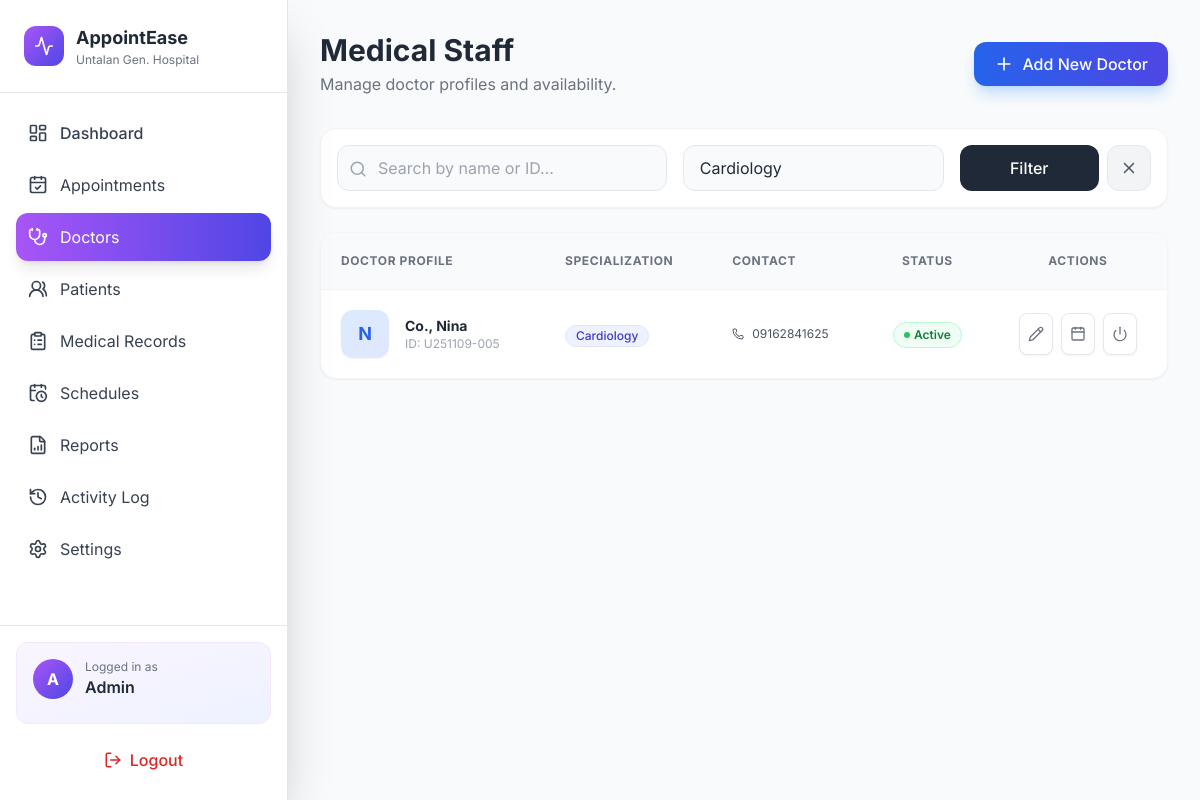
Page /doctors_info_report.php?specialization=Cardiology (signed in) on the committed database.
### tables this page shows
CREATE TABLE `tbluser` (
  `id` int(11) NOT NULL,
  `user_id` varchar(30) NOT NULL,
  `user_name` varchar(30) NOT NULL,
  `password` varchar(255) NOT NULL,
  `user_type` varchar(10) NOT NULL,
  `status` int(11) NOT NULL
);

CREATE TABLE `tblinfo` (
  `id` int(11) NOT NULL,
  `user_id` varchar(30) NOT NULL,
  `last_name` varchar(40) NOT NULL,
  `first_name` varchar(50) NOT NULL,
  `email` varchar(100) DEFAULT NULL,
  `middle_name` varchar(40) NOT NULL,
  `specialization` varchar(30) NOT NULL,
  `bdate` date NOT NULL,
  `gender` varchar(10) NOT NULL,
  `address` varchar(200) NOT NULL,
  `contact` varchar(20) NOT NULL,
  `image` varchar(50) NOT NULL
);

### doctors_info_report.php (the view, shortened to what this page needs)
<?php
require_once 'db.php';
$search = $_GET['search'] ?? '';
$specialization_filter = $_GET['specialization'] ?? '';
try {
    $stmtSpec = $pdo->query("SELECT DISTINCT specialization FROM tblinfo WHERE specialization != '' ORDER BY specialization");
    $specializations = $stmtSpec->fetchAll(PDO::FETCH_COLUMN);
} catch (Exception $e) {
    $specializations = [];
}
try {
    $sql = "SELECT u.user_id, u.status AS account_status,
                   i.first_name, i.last_name, i.specialization, i.contact, i.image
            FROM tbluser u
            LEFT JOIN tblinfo i ON i.user_id = u.user_id
            WHERE u.user_type = 'doctor'";
    $params = [];
    if (!empty($specialization_filter)) {
        $sql .= " AND i.specialization = ?";
        $params[] = $specialization_filter;
    }
    $sql .= " ORDER BY i.last_name, i.first_name";
    $stmt = $pdo->prepare($sql);
    $stmt->execute($params);
    $doctors = $stmt->fetchAll(PDO::FETCH_ASSOC);
} catch (Exception $e) {
    die("Database Error: " . $e->getMessage());
}
?>
<!doctype html>
<html lang="en">
<head>
  <script src="https://cdn.tailwindcss.com"></script>
</head>
<body class="bg-gray-50 text-gray-800">
  <div class="flex h-screen overflow-hidden">
    <?php include 'includes/admin_sidebar.php'; ?>
    <main class="flex-1 overflow-auto">
      <div class="p-8">
        <div class="flex flex-col md:flex-row justify-between items-start md:items-center mb-8 gap-4">
            <div>
                <h1 class="text-3xl font-bold text-gray-800">Medical Staff</h1>
                <p class="text-gray-500 mt-1">Manage doctor profiles and availability.</p>
            </div>
            <a href="add_doctor.php" class="bg-gradient-to-r from-blue-600 to-indigo-600 hover:from-blue-700 hover:to-indigo-700 text-white px-5 py-2.5 rounded-xl shadow-lg shadow-blue-200 transition flex items-center gap-2 font-medium">
                <i data-lucide="plus" width="20"></i> Add New Doctor
            </a>
        </div>
        <div class="bg-white p-4 rounded-2xl shadow-sm border border-gray-100 mb-6">
            <form method="GET" class="grid grid-cols-1 md:grid-cols-12 gap-4">
                <div class="md:col-span-5 relative">
                    <i data-lucide="search" class="absolute left-3 top-3 text-gray-400" width="18"></i>
                    <input type="text" name="search" value="<?= htmlspecialchars($search) ?>"
                           class="w-full pl-10 pr-4 py-2.5 bg-gray-50 border border-gray-200 rounded-xl focus:outline-none focus:border-blue-500 transition"
                           placeholder="Search by name or ID...">
                </div>
                <div class="md:col-span-4">
                    <select name="specialization" class="w-full px-4 py-2.5 bg-gray-50 border border-gray-200 rounded-xl focus:outline-none focus:border-blue-500 transition appearance-none cursor-pointer">
                        <?php foreach ($specializations as $spec): ?>
                            <option value="<?= htmlspecialchars($spec) ?>" <?= $specialization_filter === $spec ? 'selected' : '' ?>>
                                <?= htmlspecialchars($spec) ?>
                            </option>
                        <?php endforeach; ?>
                    </select>
                </div>
                <div class="md:col-span-3 flex gap-2">
                    <button type="submit" class="flex-1 bg-gray-800 hover:bg-gray-900 text-white rounded-xl transition font-medium">
                        Filter
                    </button>
                    <?php if($search || $specialization_filter): ?>
                    <a href="doctors_info_report.php" class="px-3 py-2 bg-gray-100 hover:bg-gray-200 text-gray-600 rounded-xl flex items-center justify-center border border-gray-200" title="Clear Filters">
                        <i data-lucide="x" width="18"></i>
                    </a>
                    <?php endif; ?>
                </div>
            </form>
        </div>
        <div class="bg-white rounded-2xl shadow-sm border border-gray-100 overflow-hidden">
            <div class="overflow-x-auto">
                <table class="w-full text-left border-collapse">
                    <thead class="bg-gray-50 border-b border-gray-100">
                        <tr>
                            <th class="p-5 text-xs font-bold text-gray-500 uppercase tracking-wider">Doctor Profile</th>
                            <th class="p-5 text-xs font-bold text-gray-500 uppercase tracking-wider">Specialization</th>
                            <th class="p-5 text-xs font-bold text-gray-500 uppercase tracking-wider">Contact</th>
                            <th class="p-5 text-xs font-bold text-gray-500 uppercase tracking-wider text-center">Status</th>
                            <th class="p-5 text-xs font-bold text-gray-500 uppercase tracking-wider text-center">Actions</th>
                        </tr>
                    </thead>
                    <tbody class="divide-y divide-gray-100">
                        <?php if (empty($doctors)): ?>
                            <tr>
                                <td colspan="5" class="p-8 text-center text-gray-500">
                                    <div class="flex flex-col items-center gap-2">
                                        <i data-lucide="user-x" class="text-gray-300" width="32"></i>
                                        <p>No doctors found matching your criteria.</p>
                                    </div>
                                </td>
                            </tr>
                        <?php else: foreach ($doctors as $doc):
                            $fullName = trim(($doc['last_name'] ?? '') . ', ' . ($doc['first_name'] ?? ''));
                            $initial = strtoupper(substr($doc['first_name'] ?? 'D', 0, 1));
                            $spec = $doc['specialization'] ?: 'General Practitioner';
                        ?>
                        <tr class="hover:bg-gray-50 transition group">
                            <td class="p-5">
                                <div class="flex items-center gap-4">
                                    <?php if (!empty($doc['image'])): ?>
                                        <img src="uploads/<?= htmlspecialchars($doc['image']) ?>" class="w-12 h-12 rounded-xl object-cover shadow-sm">
                                    <?php else: ?>
                                        <div class="w-12 h-12 rounded-xl bg-gradient-to-br from-blue-100 to-indigo-100 text-blue-600 flex items-center justify-center font-bold text-lg shadow-sm">
                                            <?= $initial ?>
                                        </div>
                                    <?php endif; ?>
                                    <div>
                                        <p class="font-bold text-gray-800 text-sm"><?= htmlspecialchars($fullName) ?></p>
                                        <p class="text-xs text-gray-400">ID: <?= htmlspecialchars($doc['user_id']) ?></p>
                                    </div>
                                </div>
                            </td>
                            <td class="p-5">
                                <span class="inline-flex items-center px-2.5 py-0.5 rounded-full text-xs font-medium bg-indigo-50 text-indigo-700 border border-indigo-100">
                                    <?= htmlspecialchars($spec) ?>
                                </span>
                            </td>
                            <td class="p-5">
                                <div class="flex flex-col gap-1">
                                    <?php if($doc['contact']): ?>
                                    <div class="flex items-center gap-2 text-xs text-gray-600">
                                        <i data-lucide="phone" width="12"></i> <?= htmlspecialchars($doc['contact']) ?>
                                    </div>
                                    <?php else: ?>
                                        <span class="text-xs text-gray-400">No contact info</span>
                                    <?php endif; ?>
                                </div>
                            </td>
                            <td class="p-5 text-center">
                                <?php if ($doc['account_status'] == 1): ?>
                                    <span class="inline-flex items-center gap-1 px-2.5 py-1 rounded-full text-xs font-semibold bg-green-50 text-green-700 border border-green-200">
                                        <span class="w-1.5 h-1.5 rounded-full bg-green-500"></span> Active
                                    </span>
                                <?php else: ?>
                                    <span class="inline-flex items-center gap-1 px-2.5 py-1 rounded-full text-xs font-semibold bg-red-50 text-red-700 border border-red-200">
                                        <span class="w-1.5 h-1.5 rounded-full bg-red-500"></span> Inactive
                                    </span>
                                <?php endif; ?>
                            </td>
                            <td class="p-5">
                                <div class="flex justify-center gap-2">
                                    <a href="edit_doctor.php?id=<?= $doc['user_id'] ?>" class="p-2 bg-white border border-gray-200 rounded-lg text-gray-500 hover:text-blue-600 hover:border-blue-200 transition shadow-sm" title="Edit Profile">
                                        <i data-lucide="pencil" width="16"></i>
                                    </a>
                                    <a href="doctor_schedule_manage.php?doctor_id=<?= $doc['user_id'] ?>" class="p-2 bg-white border border-gray-200 rounded-lg text-gray-500 hover:text-purple-600 hover:border-purple-200 transition shadow-sm" title="Manage Schedule">
                                        <i data-lucide="calendar" width="16"></i>
                                    </a>
                                    <form method="POST" class="inline" onsubmit="return confirm('Change status for this doctor?');">
                                        <button type="submit" name="toggle_status" class="p-2 bg-white border border-gray-200 rounded-lg text-gray-500 hover:text-orange-600 hover:border-orange-200 transition shadow-sm" title="Toggle Active Status">
                                            <i data-lucide="power" width="16"></i>
                                        </button>
                                    </form>
                                </div>
                            </td>
                        </tr>
                        <?php endforeach; endif; ?>
                    </tbody>
                </table>
            </div>
        </div>
      </div>
    </main>
  </div>
</body>
</html>

### doctors_info_report.php (style rules this page uses)
* { font-family: 'Inter', sans-serif; }

### rows in the picture
tbluser: tblinfo.first_name "N", tblinfo.last_name+first_name "Co., Nina", user "U251109-005", tblinfo.specialization "Cardiology", tblinfo.contact "09162841625", status 1 (drawn)

### other values in the picture
substr($sidebarName, 0, 1) "A"
$sidebarName "Admin"
form field specialization "Cardiology"
